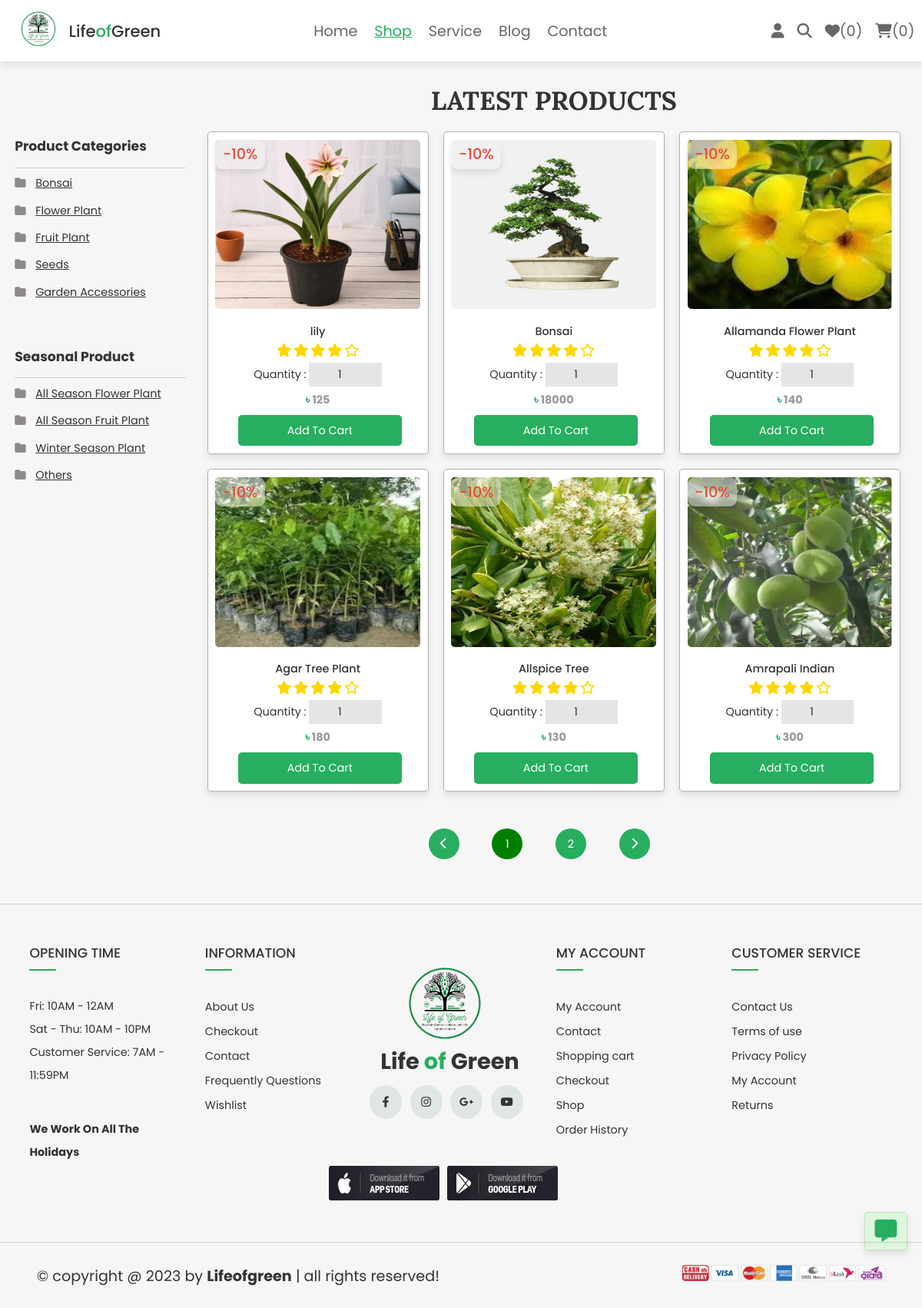
Page /shop.php (signed in) on the committed database.
### tables this page shows
CREATE TABLE `users` (
  `id` int(100) NOT NULL,
  `name` varchar(100) NOT NULL,
  `email` varchar(100) NOT NULL,
  `password` varchar(100) NOT NULL,
  `user_type` varchar(20) NOT NULL DEFAULT 'user',
  `user_status` varchar(100) NOT NULL,
  `image` varchar(100) NOT NULL,
  `degree` varchar(100) NOT NULL,
  `specialist` varchar(100) NOT NULL
);

CREATE TABLE `products` (
  `id` int(100) NOT NULL,
  `name` varchar(100) NOT NULL,
  `category` varchar(20) NOT NULL,
  `season` varchar(100) NOT NULL,
  `details` varchar(500) NOT NULL,
  `price` int(100) NOT NULL,
  `image` varchar(100) NOT NULL
);

### shop.php (the view, shortened to what this page needs)
<?php
@include 'config.php';
?>
<!DOCTYPE html>
<html lang="en">
<head>
   <link rel="stylesheet" href="https://cdnjs.cloudflare.com/ajax/libs/font-awesome/6.1.1/css/all.min.css">
   <link rel="stylesheet" href="css/style.css">
</head>
<body>
   <?php include 'header.php'; ?>
   <section class="wrapper-shop">
      <div class="sidebar">
         <div class="p-category">
            <h2>Product Categories</h2>
            <ul>
               <li>
                  <i class="fa-solid fa-folder"></i>
                  <a href="category.php?category=bonsai">Bonsai</a>
               </li>
               <li>
                  <i class="fa-solid fa-folder"></i>
                  <a href="category.php?category=flower">Flower Plant</a>
               </li>
               <li>
                  <i class="fa-solid fa-folder"></i>
                  <a href="category.php?category=fruit">Fruit Plant</a>
               </li>
               <li>
                  <i class="fa-solid fa-folder"></i>
                  <a href="category.php?category=seed">Seeds</a>
               </li>
               <li>
                  <i class="fa-solid fa-folder"></i>
                  <a href="category.php?category=accessories">Garden Accessories</a>
               </li>
            </ul>
         </div>
         <div class="p-category season">
            <h2>Seasonal Product</h2>
            <ul>
               <li>
                  <i class="fa-solid fa-folder"></i>
                  <a href="category_seasonal.php?seasonal=all_season_flower">All Season Flower Plant</a>
               </li>
               <li>
                  <i class="fa-solid fa-folder"></i>
                  <a href="category_seasonal.php?seasonal=all_season_fruit">All Season Fruit Plant</a>
               </li>
               <li>
                  <i class="fa-solid fa-folder"></i>
                  <a href="category_seasonal.php?seasonal=winter_season">Winter Season Plant</a>
               </li>
               <li>
                  <i class="fa-solid fa-folder"></i>
                  <a href="category_seasonal.php?seasonal=other">Others</a>
               </li>
            </ul>
         </div>
      </div>
      <div class="product product-shop" id="product">
         <h1 class="title">latest products</h1>
         <div class="box-containers">
            <?php
            $limit = 6;
            if(isset($_GET['page'])){
               $page_number = $_GET['page'];
            }
            else{
               $page_number = 1;
            }
            $offset = ($page_number -1) * $limit;
            $select_products = $conn->prepare("SELECT * FROM `products` LIMIT {$offset}, {$limit}");
            $select_products->execute();
            if ($select_products->rowCount() > 0) {
               while ($fetch_products = $select_products->fetch(PDO::FETCH_ASSOC)) {
            ?>
                  <form action="" class="box" method="POST">
                     <span class="discount">-10%</span>
                     <a href="view_page.php?pid=<?= $fetch_products['id']; ?>">
                        <img src="uploaded_img/<?= $fetch_products['image']; ?>" alt="">
                     </a>
                     <div class="name"><?= $fetch_products['name']; ?></div>
                     <div class="stars">
                        <i class="fas fa-star"></i>
                        <i class="fas fa-star"></i>
                        <i class="fas fa-star"></i>
                        <i class="fas fa-star"></i>
                        <i class="far fa-star"></i>
                     </div>
                     <div class="quantity">
                        <span> Quantity : </span>
                        <input type="number" min="1" max="100" value="1" name="p_qty" class="qty">
                     </div>
                     <div class="price">৳ <span><?= $fetch_products['price']; ?></span></div>
                     <input type="submit" value="add to cart" class="btn" name="add_to_cart">
                  </form>
            <?php
               }
            } else {
               echo '<p class="empty">no products added yet!</p>';
            }
            ?>
            <?php
            $select_products = $conn->prepare("SELECT * FROM `products`");
            $select_products->execute();
            $number_of_products = $select_products->rowCount();
            $total_page = ceil($number_of_products / $limit);
            echo "<ul class='pagination shop-pagination'>";
            if ($page_number >= 1) {
               echo '<li><a href="shop.php?page=' . ($page_number - 1) . '"><i class="fa-solid fa-chevron-left"></i></a></li>';
            }
            for ($i = 1; $i <= $total_page; $i++) {
               if ($i == $page_number) {
                  $active = "active";
               } else {
                  $active = "";
               }
               echo '<li class=' . $active . '><a href="shop.php?page=' . $i . '">' . $i . '</a></li>';
            }
            if ($total_page > $page_number) {
               echo '<li><a href="shop.php?page=' . ($page_number + 1) . '"><i class="fa-solid fa-chevron-right"></i></a></li>';
            }
            echo "</ul>";
            ?>
         </div>
      </div>
   </section>
   <?php include 'footer.php'; ?>
</body>
</html>

### css/style.css (style rules this page uses)
.product .box-containers { display: grid; grid-template-columns: repeat(auto-fit, 30rem); gap: 2rem; justify-content: center; align-items: flex-start; }
.product .box-containers .box { overflow: hidden; padding: 1rem; text-align: center; border: 0.2rem solid rgba(0, 0, 0, .3); background-color: var(--white); box-shadow: var(--box-shadow); border-radius: .5rem; position: relative; }
.product .box-containers .box img { width: 100%; height: 23rem; margin-bottom: 1rem; border-radius: .5rem; }
.product .box-containers .box .discount { position: absolute; top: 1rem; left: 1rem; background: rgba(241 241 241 / 49%); color: var(--red); font-size: 2rem; font-weight: 500; padding: .5rem 1rem; border-radius: 1rem; box-shadow: var(--box-shadow); }
.product .box-containers .box .name { font-size: 1.5rem; padding: 0.5rem 0; font-weight: 500; }
.product .box-containers .box .stars i { color: gold; font-size: 1.8rem; cursor: pointer; }
.product .box-containers .box .quantity { padding: .7rem 0; }
.product .box-containers .box .quantity span { font-size: 1.5rem; }
.product .box-containers .box .quantity input { font-size: 1.5rem; padding: .5rem; text-align: center; background: rgba(0, 0, 0, .1); }
.product .box-containers .box .price { font-weight: bolder; color: var(--green); font-size: 1.5rem; }
.product .box-containers .box .price span { color: #999; font-size: 1.5rem; }
.product .box-containers .box .btn { font-size: 1.5rem; padding: 1rem 0rem; width: 80%; margin-left: 11%; }
.product-shop { width: 100%; }
.wrapper-shop { display: flex; position: relative; }
.wrapper-shop .sidebar { position: relative; width: 300px; padding: 4rem 0rem; padding-right: 2rem; }
.p-category { padding: 30px 0; }
.p-category h2 { font-size: 1.8rem; padding-bottom: 1.5rem; border-bottom: 1px solid #d1cfcf; }
.p-category ul { display: flex; flex-direction: column; gap: 1.5rem; margin-top: 1rem; }
.p-category ul li { display: block; }
.p-category ul li i { font-size: 1.5rem; margin-right: 10px; color: #8e8a8a; }
.p-category a { text-decoration: underline; font-size: 1.5rem; }

### css/components.css (style rules this page uses)
:root { --green: #27ae60; --orange: #f39c12; --red: #e74c3c; --black: #333; --light-color: #666; --white: #fff; --light-bg: #f6f6f6; --border: .2rem solid var(--black); --box-shadow: 0 .5rem 1rem rgba(0, 0, 0, .1); --swiper-theme-color: #27ae60 !important; --outline: .1rem solid rgba(0, 0, 0, .1); --outline-hover: .2rem solid var(--black); }
* { font-family: 'Poppins', sans-serif; margin: 0; padding: 0; box-sizing: border-box; outline: none; border: none; text-decoration: none; color: var(--black); }
body { background-color: var(--light-bg); }
html { font-size: 60%; overflow-x: hidden; scroll-behavior: smooth; scroll-padding-top: 6.5rem; }
section { padding: 3rem 2rem; max-width: 1200px; margin: 0 auto; }
.btn, .delete-btn, .option-btn { display: block; width: 100%; margin-top: 1rem; border-radius: .5rem; color: var(--white); font-size: 2rem; padding: 1.3rem 3rem; text-transform: capitalize; cursor: pointer; text-align: center; }
.btn { background-color: var(--green); }
.title { text-align: center; margin-bottom: 2rem; text-transform: uppercase; color: var(--black); font-size: 3.5rem; font-family: 'Lora', sans-serif; }
.shop-pagination { font-size: 1.5rem; list-style: none; display: flex; justify-content: space-between; position: relative; left: 100%; padding: 10% 0 !important; }
.pagination { font-size: 1.5rem; list-style: none; display: flex; justify-content: space-between; padding: 5% 40rem; }
.pagination li { width: 40px; height: 40px; background-color: var(--green); border-radius: 50%; display: flex; align-items: center; justify-content: center; }
.pagination .active { background-color: green; }
.pagination li a { color: var(--white); }
.pagination li a i { color: var(--white); font-size: 1.6rem; }

### rows in the picture
products: image (picture), name "lily", price "125"
products: image (picture), name "Bonsai", price "18000"
products: image (picture), name "Allamanda Flower Plant", price "140"
products: image (picture), name "Agar Tree Plant", price "180"
products: image (picture), name "Allspice Tree", price "130"
products: image (picture), name "Amrapali Indian", price "300"

### other values in the picture
$count_wishlist_items->rowCount() "0"
$count_cart_items->rowCount() "0"
